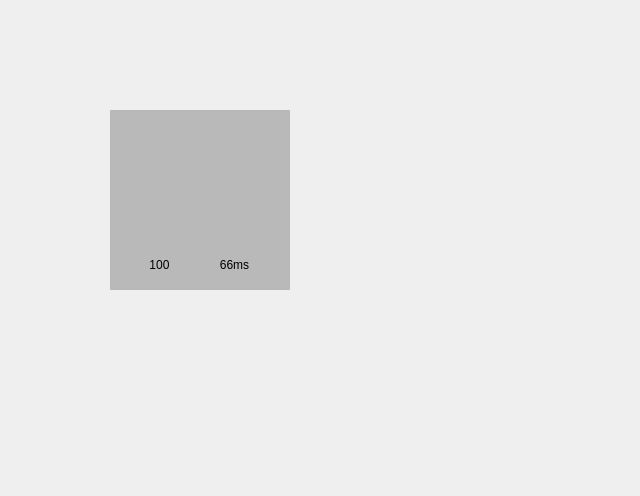
<?xml version="1.0" encoding="UTF-8"?>
<ui version="4.0">
 <class>Form</class>
 <widget class="QWidget" name="Form">
  <property name="geometry">
   <rect>
    <x>0</x>
    <y>0</y>
    <width>640</width>
    <height>496</height>
   </rect>
  </property>
  <property name="windowTitle">
   <string>Form</string>
  </property>
  <widget class="QFrame" name="frame">
   <property name="geometry">
    <rect>
     <x>110</x>
     <y>110</y>
     <width>180</width>
     <height>180</height>
    </rect>
   </property>
   <property name="minimumSize">
    <size>
     <width>180</width>
     <height>180</height>
    </size>
   </property>
   <property name="maximumSize">
    <size>
     <width>180</width>
     <height>180</height>
    </size>
   </property>
   <property name="styleSheet">
    <string notr="true">background-color: rgb(185, 185, 185);
border-color: rgb(255, 255, 0);</string>
   </property>
   <property name="frameShape">
    <enum>QFrame::NoFrame</enum>
   </property>
   <property name="frameShadow">
    <enum>QFrame::Raised</enum>
   </property>
   <property name="lineWidth">
    <number>0</number>
   </property>
   <layout class="QVBoxLayout" name="verticalLayout">
    <property name="spacing">
     <number>0</number>
    </property>
    <property name="leftMargin">
     <number>12</number>
    </property>
    <property name="topMargin">
     <number>12</number>
    </property>
    <property name="rightMargin">
     <number>12</number>
    </property>
    <property name="bottomMargin">
     <number>5</number>
    </property>
    <item>
     <widget class="QLabel" name="lPic">
      <property name="sizePolicy">
       <sizepolicy hsizetype="Expanding" vsizetype="Expanding">
        <horstretch>0</horstretch>
        <verstretch>0</verstretch>
       </sizepolicy>
      </property>
      <property name="minimumSize">
       <size>
        <width>150</width>
        <height>120</height>
       </size>
      </property>
      <property name="maximumSize">
       <size>
        <width>16777215</width>
        <height>16777215</height>
       </size>
      </property>
      <property name="styleSheet">
       <string notr="true">
border-image: url(:/images/2.bmp);
</string>
      </property>
      <property name="text">
       <string/>
      </property>
     </widget>
    </item>
    <item>
     <widget class="QFrame" name="frame_2">
      <property name="sizePolicy">
       <sizepolicy hsizetype="Expanding" vsizetype="Expanding">
        <horstretch>0</horstretch>
        <verstretch>0</verstretch>
       </sizepolicy>
      </property>
      <property name="minimumSize">
       <size>
        <width>150</width>
        <height>40</height>
       </size>
      </property>
      <property name="maximumSize">
       <size>
        <width>150</width>
        <height>40</height>
       </size>
      </property>
      <property name="frameShape">
       <enum>QFrame::NoFrame</enum>
      </property>
      <property name="frameShadow">
       <enum>QFrame::Raised</enum>
      </property>
      <property name="lineWidth">
       <number>0</number>
      </property>
      <layout class="QHBoxLayout" name="horizontalLayout">
       <property name="spacing">
        <number>0</number>
       </property>
       <property name="leftMargin">
        <number>0</number>
       </property>
       <property name="topMargin">
        <number>0</number>
       </property>
       <property name="rightMargin">
        <number>0</number>
       </property>
       <property name="bottomMargin">
        <number>0</number>
       </property>
       <item>
        <widget class="QLabel" name="labelLeft">
         <property name="text">
          <string>100</string>
         </property>
         <property name="alignment">
          <set>Qt::AlignCenter</set>
         </property>
        </widget>
       </item>
       <item>
        <widget class="QLabel" name="labelRight">
         <property name="text">
          <string>66ms</string>
         </property>
         <property name="alignment">
          <set>Qt::AlignCenter</set>
         </property>
        </widget>
       </item>
      </layout>
     </widget>
    </item>
   </layout>
  </widget>
 </widget>
 <resources>
  <include location="../resource/instance.qrc"/>
 </resources>
 <connections/>
</ui>
